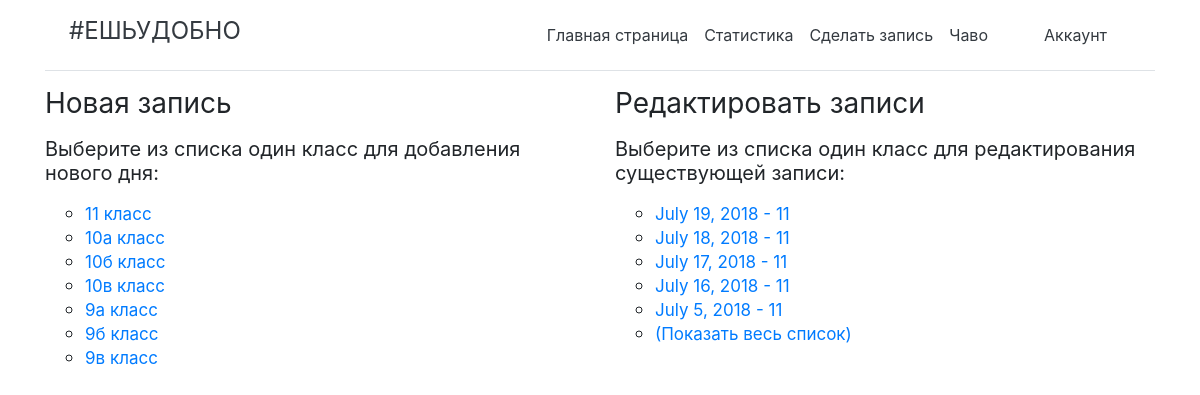
The page /write/ (signed in) on the database its author committed.
### app/models.py (models this page shows, shortened)
class SchoolClass(models.Model):
    school_class = models.CharField(max_length=10, help_text = 'Класс')
    class Meta:
    	ordering = ['school_class']

class State(models.Model):
    date = models.DateField(help_text = '- в формате гггг-мм-дд')
    status = models.CharField(max_length=1)
    people = models.ManyToManyField(People,
        help_text = '-выберите только тех, кто пришел!',
        related_name="peoples",
        blank = 'true')
    school_class = models.CharField(max_length=10)
    school_class_id = models.CharField(max_length=10)
    author = models.CharField(max_length=100)
    availability = models.CharField(max_length=2)
    class Meta:
        ordering = ['date']

### app/views.py (the view)
# urls.py: path('write/', views.writeindex, name = 'writeindex'),
@login_required
def writeindex(request):
    if request.user.groups.get().name == 'Writer':
        school_class = SchoolClass.objects.order_by('id')
        state_list = State.objects.filter(availability='+').order_by('-date')[0:5]
        return render(
            request,
            'app/writeindex.html',
            context = {'class':school_class, 'state_list':state_list})
    else:
        return render(
            request,
            'app/permissions.html')

### app/templates/app/writeindex.html (shortened to what this page needs)
{% extends "base_generic.html" %}
{% block content %}
<div class="container">
  <div class="row">
    <div class="col-sm-6">
      <h3 class="font-weight-normal">Новая запись</<h3>
      <h5 class="font-weight-normal">Выберите из списка один класc для добавления нового дня:</<h5>
      <ul class="ul">
        {% if class %}
          {% for i in class %}
            <li><a href='{{ i.id }}' class="href">{{i.school_class}} класс</a></li>
          {% endfor %}
          {% else %}
            <li class="list">Список пуст!</li>
        {% endif %}
      </ul>
    </div>
    <div class="col-sm-6">
      <h3 class="font-weight-normal">Редактировать записи</<h3>
      <h5 class="font-weight-normal">Выберите из списка один класс для редактирования существующей записи:</<h5>
      <ul class="ul">
        {% if state_list %}
          {% for i in state_list %}
            <li><a href="edit/{{i.id}}" class="href">{{i.date}} - {{i.school_class}}</a></li>
          {% endfor %}
            <li><a href="{% url 'list'%}" class="href">(Показать весь список)</a></li>
        {% else %}
          <li>Список пуст!</li>
        {% endif %}
      </ul>
    </div>
  </div>
</div>
{% endblock %}

### app/static/css/styles.css (style rules this page uses)
.href { font-size: 17px; }
ul { list-style: circle; }

### rows shown on the page
SchoolClass: school_class "11"
SchoolClass: school_class "10а"
SchoolClass: school_class "10б"
SchoolClass: school_class "10в"
SchoolClass: school_class "9а"
SchoolClass: school_class "9б"
SchoolClass: school_class "9в"
State: date "July 19, 2018", school_class "11"
State: date "July 18, 2018", school_class "11"
State: date "July 17, 2018", school_class "11"
State: date "July 16, 2018", school_class "11"
State: date "July 5, 2018", school_class "11"
